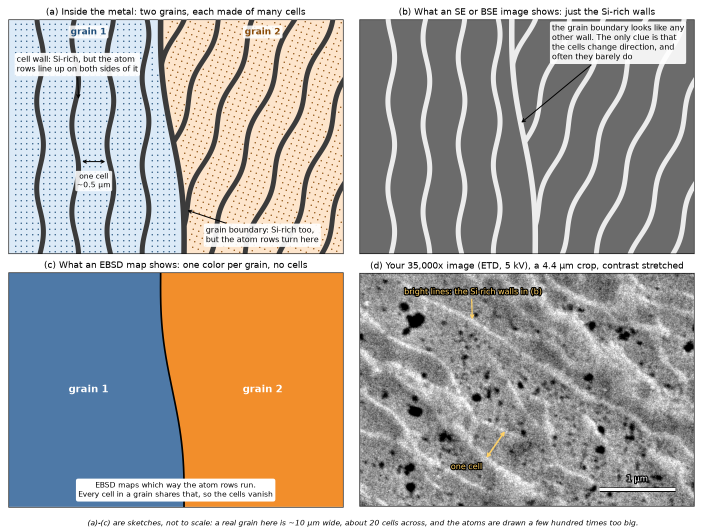
#> input picture docs/sem-first-sample-2026-11-06/cells-vs-grains.png, 1452 x 1056 px, given in place of 793eb0e4-57bd-4c62-9d80-fafde80afa6e, which was not available (shown at 1/2 size)
$ python measure_spots.py
#> lines starting #> are read from the running program, lines starting #| are printed output that depends on the picture; after the words box and inside, x2 and y2 are one past the last pixel; in counts of white or black regions, pixels touching at a corner belong together
"""Measure the bright and dark spots in Ronnie's two SE images of the first
diamond-polished AlSi10Mg sample (Apreo, ETD, 5 kV, 2026-11-06), and draw the
annotated figure for PR 258.

    pip install pillow numpy scipy scikit-image matplotlib
    python docs/sem-first-sample-2026-11-06/measure_spots.py

The two originals (6144 x 4376 JPEG, data bar included) are fetched from the
PR comment's attachments into /tmp/sem-dl/ if they are not already there.
"""
import os
import urllib.request

import numpy as np
from PIL import Image
from scipy import ndimage as ndi
from skimage import measure, morphology
import matplotlib
matplotlib.use("Agg")
import matplotlib.pyplot as plt
from matplotlib import patheffects as pe
from matplotlib.patches import Rectangle

Image.MAX_IMAGE_PIXELS = None
HERE = os.path.dirname(os.path.abspath(__file__))
SRC = {
    # name: (attachment id, horizontal field width in um from the data bar)
    "5kx": ("793eb0e4-57bd-4c62-9d80-fafde80afa6e", 82.9),
    "35kx": ("98e04b8f-0dbe-491b-9067-528b064a5bf0", 11.8),
}


def load(name):
#> called with name = '5kx'
    aid, hfw = SRC[name]
    path = f"/tmp/sem-dl/{aid}.jpg"
    if not os.path.exists(path):
        os.makedirs("/tmp/sem-dl", exist_ok=True)
        urllib.request.urlretrieve(f"https://github.com/user-attachments/assets/{aid}", path)
    a = np.asarray(Image.open(path)).astype(float)[:4096]  # drop the data bar
    r, g, b = a[..., 0], a[..., 1], a[..., 2]
    text = ((g - np.maximum(r, b)) > 25) | (np.abs(r - b) > 25)  # green labels, yellow cross
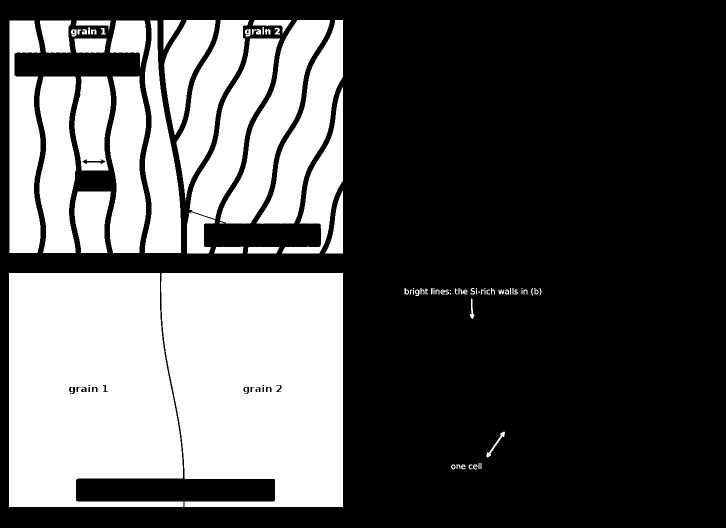
#> text: shape (1056, 1452) bool (shown at 1/2 size); 34.7% white; 84 white regions (11 under 20 px), largest, box (x1, y1, x2, y2) and area: (322, 546, 686, 1014) 150660, (18, 546, 367, 1014) 141979, (440, 40, 660, 448) 26585
    text = ndi.binary_dilation(text, structure=morphology.disk(6))
#> text: shape (1056, 1452) bool; 41% white; 5 white regions, box (x1, y1, x2, y2) and area: (12, 540, 692, 1020) 313385, (13, 34, 692, 513) 304823, (803, 570, 1089, 644) 7100, (896, 920, 969, 945) 1457, (967, 857, 1016, 921) 1181
    return a.mean(axis=2), ~text, hfw * 1000 / a.shape[1]


def spots(gray, valid, px, sigma, min_d_nm):
    """Features brighter / darker than the local background by `sigma` robust SDs."""
    sm = ndi.gaussian_filter(gray, 2)
    bg = ndi.uniform_filter(ndi.median_filter(gray[::8, ::8], size=25), 9)
    bg = np.kron(bg, np.ones((8, 8)))[: gray.shape[0], : gray.shape[1]]
    d = sm - bg
    med = np.median(d[valid])
    mad = 1.4826 * np.median(np.abs(d[valid] - med))
    out = {}
    for kind in ("bright", "dark"):
        m = (d > med + sigma * mad) if kind == "bright" else (d < med - sigma * mad)
        m = ndi.binary_opening(m & valid, structure=morphology.disk(2))
        lab = measure.label(m)
        props = [p for p in measure.regionprops(lab) if p.equivalent_diameter_area * px >= min_d_nm]
        dia = np.array([p.equivalent_diameter_area * px for p in props])
        area = sum(p.area for p in props)
        out[kind] = dict(props=props, dia=dia, frac=area / valid.sum(),
                         dens=len(props) / (valid.sum() * (px / 1000) ** 2))
    return out


def summary(tag, res):
    for kind, r in res.items():
        q = np.percentile(r["dia"], [10, 50, 90]) if len(r["dia"]) else [np.nan] * 3
        print(f"{tag} {kind:6s} n={len(r['dia']):4d}  {r['dens']:.3f}/um2  "
              f"area {100 * r['frac']:.2f}%  d10/d50/d90 = {q[0]:.0f}/{q[1]:.0f}/{q[2]:.0f} nm")


def scalebar(ax, px_nm, length_um, label, x0=0.04, y0=0.06):
    w = length_um * 1000 / px_nm
    x1, x2 = ax.get_xlim(); y1, y2 = ax.get_ylim()
    X = x1 + x0 * (x2 - x1)
    Y = max(y1, y2) - y0 * abs(y2 - y1)  # image axes: y grows downward
    ax.plot([X, X + w], [Y, Y], color="white", lw=4, solid_capstyle="butt",
            path_effects=[pe.Stroke(linewidth=6, foreground="black"), pe.Normal()])
    ax.text(X + w / 2, Y - 0.025 * abs(y2 - y1), label, color="white", ha="center", va="bottom",
            fontsize=11, path_effects=[pe.withStroke(linewidth=3, foreground="black")])


def note(ax, x, y, s, **kw):
    ax.annotate(s, (x, y), color="#ffd166", fontsize=10.5, ha=kw.pop("ha", "left"),
                path_effects=[pe.withStroke(linewidth=3, foreground="black")], **kw)


def main():
    g1, v1, px1 = load("5kx")
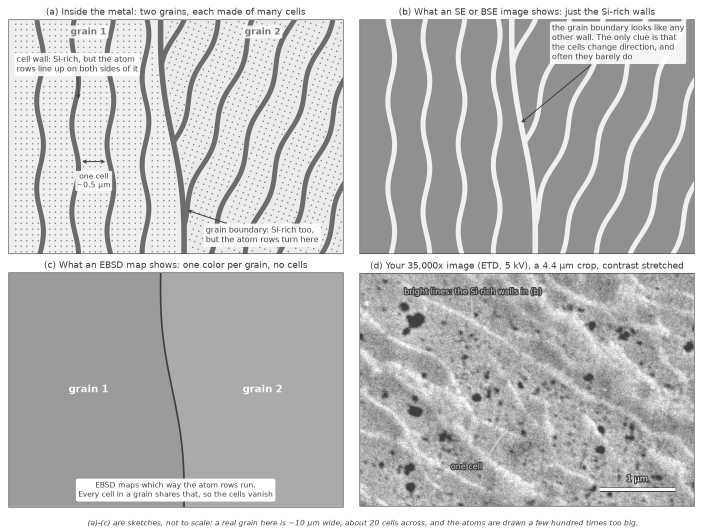
#> g1: shape (1056, 1452) float64 (shown at 1/2 size); min 63.75, max 255, mean 190.8
#> px1 = 57.09
    g2, v2, px2 = load("35kx")
#> call 2 of load, with name = '35kx'
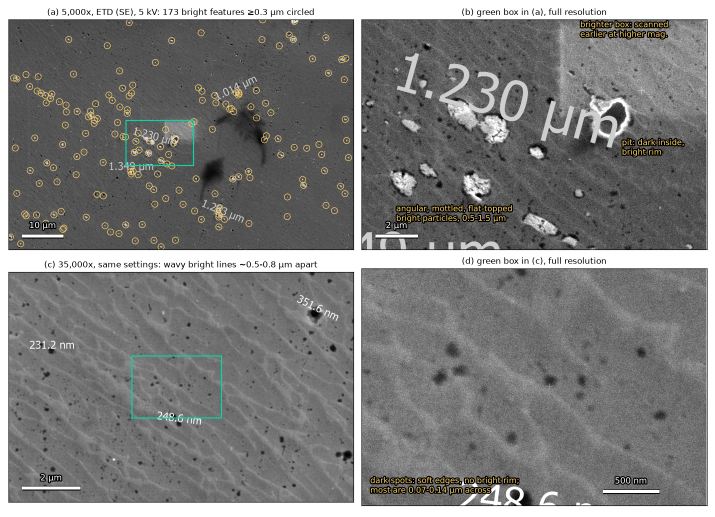
#> input picture docs/sem-first-sample-2026-11-06/etd-bright-and-dark-spots.png, 1430 x 1034 px, given in place of 98e04b8f-0dbe-491b-9067-528b064a5bf0, which was not available (shown at 1/2 size)
#> in load (call 2), `text = ((g - np.maximum(r, b)) > 25) | (np.abs(r - b) > 25)`: text: shape (1034, 1430) bool; 1.4% white in thin lines or dots, all inside (x1, y1, x2, y2) = (18, 40, 1368, 989)
#> in load (call 2), `text = ndi.binary_dilation(text, structure=morphology.disk(6))`: text: shape (1034, 1430) bool; 8% white; 75 white regions, largest, box (x1, y1, x2, y2) and area: (205, 177, 401, 362) 15989, (735, 948, 1043, 995) 11237, (787, 404, 1030, 451) 9634
#> px2 = 8.25
    r1 = spots(g1, v1, px1, sigma=4, min_d_nm=300)
#> in spots, `med = np.median(d[valid])`: med = 5.68e-14
#> in spots, `mad = 1.4826 * np.median(np.abs(d[valid] - med))`: mad = 21.13
#> the loop in spots, `for kind in ("bright", "dark"):` made 2 passes
#> area on passes 1 to 2: 37105, 10396
#> after the loop in spots, `for kind in ("bright", "dark"):`: lab: shape (1056, 1452) int32; 51 distinct labels, from 0 to 50
#> after the loop in spots, `for kind in ("bright", "dark"):`: m: shape (1056, 1452) bool; 0.69% white; 50 white regions (8 under 20 px), largest, box (x1, y1, x2, y2) and area: (1343, 39, 1389, 176) 2657, (720, 40, 768, 88) 1485, (1368, 446, 1388, 507) 772
#> after the loop in spots, `for kind in ("bright", "dark"):`: out = 2 items
#> r1 = 2 items
    r2 = spots(g2, v2, px2, sigma=3, min_d_nm=60)
#> call 2 of spots, with px = 8.25, sigma = 3, min_d_nm = 60
#> in spots (call 2), `d = sm - bg`:
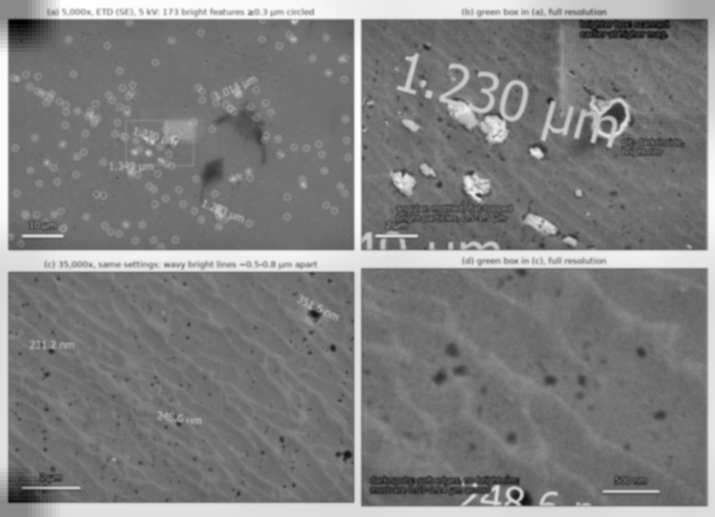
#> d: shape (1034, 1430) float64 (shown at 1/2 size); min -105.3, max 129.3, mean 11.6; drawn with min black and max white
#> in spots (call 2), `med = np.median(d[valid])`: med = -0.507
#> in spots (call 2), `mad = 1.4826 * np.median(np.abs(d[valid] - med))`: mad = 7.29
#> the loop in spots (call 2), `for kind in ("bright", "dark"):` made 2 passes
#> area on passes 1 to 2: 231397, 28046
#> pass 1, in spots (call 2), `lab = measure.label(m)`:
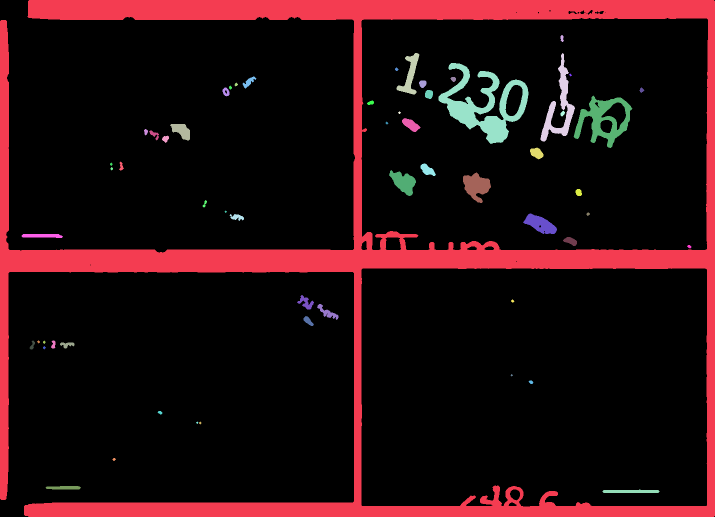
#> lab: shape (1034, 1430) int32 (shown at 1/2 size); 60 distinct labels, from 0 to 59; one colour per label, 0 black
#> after the loop in spots (call 2), `for kind in ("bright", "dark"):`: lab: shape (1034, 1430) int32; 164 distinct labels, from 0 to 163
#> after the loop in spots (call 2), `for kind in ("bright", "dark"):`:
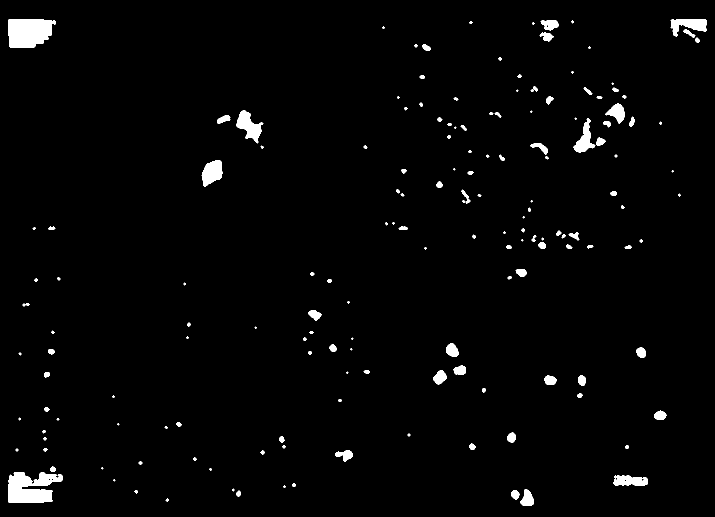
#> m: shape (1034, 1430) bool (shown at 1/2 size); 2% white; 163 white regions (34 under 20 px), largest, box (x1, y1, x2, y2) and area: (16, 944, 125, 1006) 4626, (16, 38, 112, 96) 4567, (472, 220, 527, 287) 1684
#> r2 = 2 items
    summary("5kx ", r1)
#> the loop in summary, `for kind, r in res.items():` made 2 passes
#> (kind, q) on passes 1 to 2: ('bright', [309, 847, 4148.2]), ('dark', [352.9, 770.4, 1232.5])
#| 5kx  bright n=  24  0.008/um2  area 4.10%  d10/d50/d90 = 309/847/4148 nm
#| 5kx  dark   n=  41  0.014/um2  area 1.15%  d10/d50/d90 = 353/770/1232 nm
    summary("35kx", r2)
#> the loop in summary (call 2), `for kind, r in res.items():` made 2 passes
#> (kind, q) on passes 1 to 2: ('bright', [76.49, 142, 430.2]), ('dark', [61.76, 95.86, 228.5])
#| 35kx bright n=  40  0.432/um2  area 17.01%  d10/d50/d90 = 76/142/430 nm
#| 35kx dark   n=  81  0.874/um2  area 2.06%  d10/d50/d90 = 62/96/228 nm

    fig, axs = plt.subplots(2, 2, figsize=(13, 9.4), dpi=110)
    lo, hi = 25, 120
    # (a) whole 5,000x field, counted bright features circled
    ax = axs[0, 0]
    ax.imshow(g1, cmap="gray", vmin=lo, vmax=hi)
    for p in r1["bright"]["props"]:
        y, x = p.centroid
        ax.add_patch(plt.Circle((x, y), 55, fill=False, ec="#ffd166", lw=0.8))
#> this loop made 24 passes
#> (y, x) on passes 1 to 12: (149.9, 893.5), (294.6, 992.7), (158.2, 1029.4), (287.3, 781.7), (154.6, 1094.4), (122, 1136.8), (326.1, 1088.8), (324.8, 1184), (346.6, 1250.5), (402.9, 1304.3), (518.5, 1058.2), (538.5, 951.7)
    zb = (2100, 1800, 3300, 2600)
    ax.add_patch(Rectangle((zb[0], zb[1]), zb[2] - zb[0], zb[3] - zb[1], fill=False, ec="#06d6a0", lw=1.5))
    ax.set_xlim(0, g1.shape[1]); ax.set_ylim(g1.shape[0], 0)
    scalebar(ax, px1, 10, "10 µm")
#> in scalebar, `w = length_um * 1000 / px_nm`: w = 175.2
    ax.set_title(f"(a) 5,000x, ETD (SE), 5 kV: {len(r1['bright']['dia'])} bright features ≥0.3 µm circled", fontsize=11)
    # (b) zoom on bright particles
    ax = axs[0, 1]
    ax.imshow(g1[zb[1]:zb[3], zb[0]:zb[2]], cmap="gray", vmin=lo, vmax=hi)
    ax.set_xlim(0, zb[2] - zb[0]); ax.set_ylim(zb[3] - zb[1], 0)
    note(ax, 120, 700, "angular, mottled, flat-topped\nbright particles, 0.5-1.5 µm")
    note(ax, 905, 470, "pit: dark inside,\nbright rim", ha="left")
    note(ax, 760, 60, "brighter box: scanned\nearlier at higher mag.", ha="left")
    scalebar(ax, px1, 2, "2 µm")
    ax.set_title("(b) green box in (a), full resolution", fontsize=11)
    # (c) 35,000x
    ax = axs[1, 0]
    ax.imshow(g2, cmap="gray", vmin=30, vmax=95)
    ax.set_xlim(0, g2.shape[1]); ax.set_ylim(g2.shape[0], 0)
    zc = (2200, 1500, 3800, 2600)
    ax.add_patch(Rectangle((zc[0], zc[1]), zc[2] - zc[0], zc[3] - zc[1], fill=False, ec="#06d6a0", lw=1.5))
    scalebar(ax, px2, 2, "2 µm")
    ax.set_title("(c) 35,000x, same settings: wavy bright lines ~0.5-0.8 µm apart", fontsize=11)
    # (d) zoom on dark spots
    ax = axs[1, 1]
    ax.imshow(g2[zc[1]:zc[3], zc[0]:zc[2]], cmap="gray", vmin=30, vmax=95)
    ax.set_xlim(0, zc[2] - zc[0]); ax.set_ylim(zc[3] - zc[1], 0)
    note(ax, 40, 1040, "dark spots: soft edges, no bright rim;\nmost are 0.07-0.14 µm across")
    scalebar(ax, px2, 0.5, "500 nm", x0=0.70)
    ax.set_title("(d) green box in (c), full resolution", fontsize=11)
    for ax in axs.flat:
        ax.set_xticks([]); ax.set_yticks([])
    fig.tight_layout()
    out = os.path.join(HERE, "etd-bright-and-dark-spots.png")
    fig.savefig(out, dpi=110)
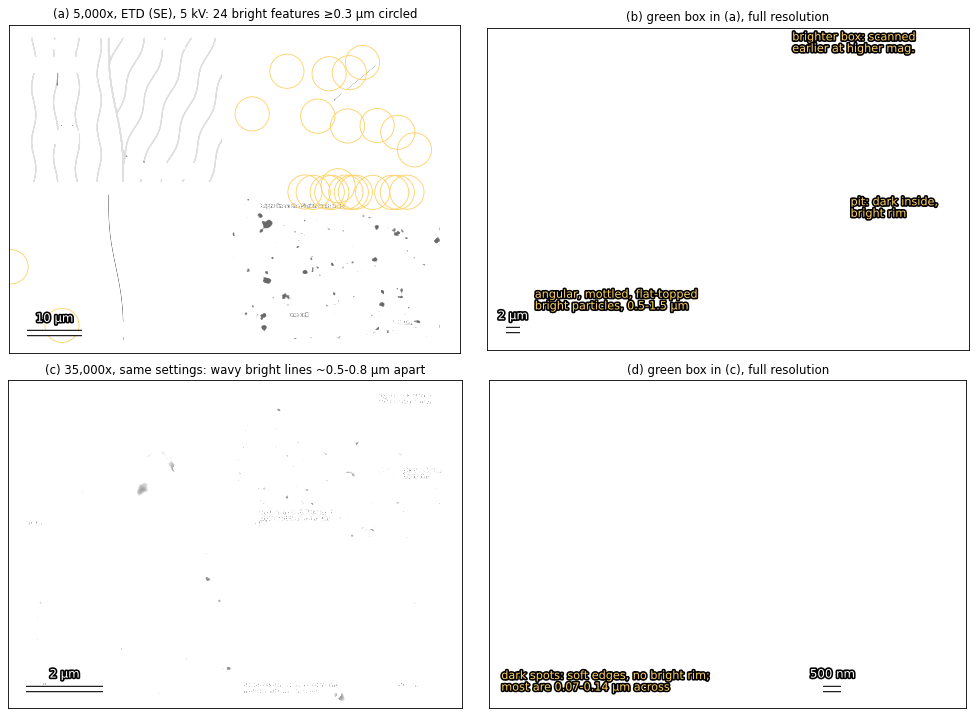
#> figure drawn by matplotlib, 4 panels
    print("wrote", out)


if __name__ == "__main__":
    main()
